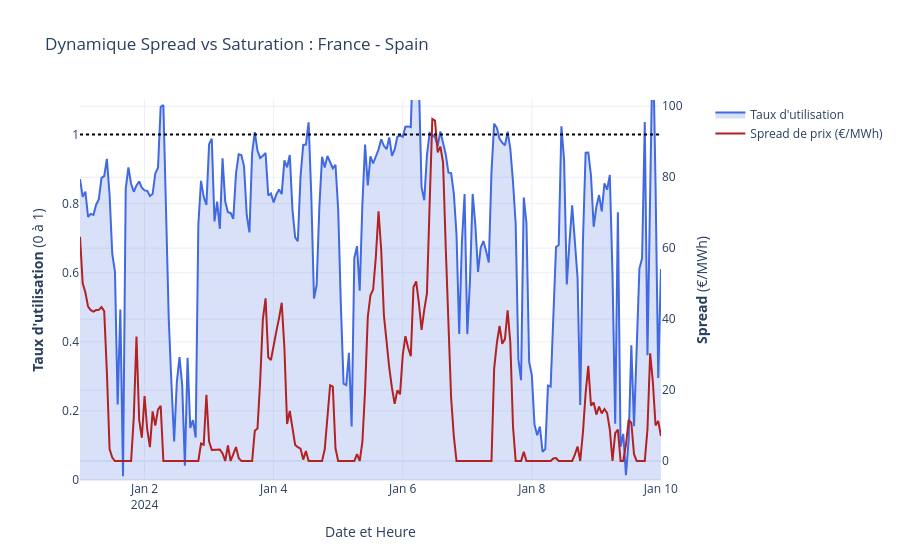

This figure's notebook cell:
### Code cell
import plotly.graph_objects as go
from plotly.subplots import make_subplots

def plot_spread_vs_utilization(df, partner_country, start_date, end_date):
    """
    Trace le spread de prix et le taux d'utilisation pour un pays et une période donnés.
    """
    # 1. Filtrer par partenaire et par dates
    mask = (df["partner"] == partner_country) & \
           (df["datetime"] >= start_date) & \
           (df["datetime"] <= end_date)
    
    df_filtered = df[mask].copy()
    
    # 2. Calcul du spread absolu
    if "spread" not in df_filtered.columns:
        df_filtered["spread"] = (df_filtered["price_export"] - df_filtered["price_import"]).abs()
        
    # --- LA CORRECTION EST ICI ---
    # On écrase les doublons d'import/export en gardant la valeur d'utilisation maximale pour chaque heure
    df_plot = (
        df_filtered.groupby("datetime", as_index=False)[["utilization_rate", "spread"]]
        .max()
        .sort_values("datetime")
    )
    # -----------------------------

    # Création du graphique avec double axe Y
    fig = make_subplots(specs=[[{"secondary_y": True}]])

    # Tracé du taux d'utilisation (avec df_plot)
    fig.add_trace(
        go.Scatter(
            x=df_plot["datetime"], 
            y=df_plot["utilization_rate"], 
            name="Taux d'utilisation",
            line=dict(color="royalblue", width=2),
            fill='tozeroy',
            fillcolor='rgba(65, 105, 225, 0.2)'
        ),
        secondary_y=False,
    )

    # Tracé du Spread (avec df_plot)
    fig.add_trace(
        go.Scatter(
            x=df_plot["datetime"], 
            y=df_plot["spread"], 
            name="Spread de prix (€/MWh)",
            line=dict(color="firebrick", width=2)
        ),
        secondary_y=True,
    )

    # Ligne repère de saturation à 100%
    fig.add_hline(y=1, line_dash="dot", line_color="black", secondary_y=False)

    # Mise en forme
    fig.update_layout(
        title=f"Dynamique Spread vs Saturation : France - {partner_country}",
        xaxis_title="Date et Heure",
        hovermode="x unified", 
        template="plotly_white"
    )

    fig.update_yaxes(title_text="<b>Taux d'utilisation</b> (0 à 1)", range=[0, 1.1], secondary_y=False)
    fig.update_yaxes(title_text="<b>Spread</b> (€/MWh)", secondary_y=True)

    return fig

# --- TEST ---
fig = plot_spread_vs_utilization(
    df_hourly, # Assurez-vous d'utiliser votre dataframe chargé
    partner_country="Spain", 
    start_date="2024-01-01", 
    end_date="2024-01-10"
)

fig.show()

### Figure 1 — Plotly figure (JSON) as saved in the notebook; plotly's stock layout.template omitted (floating-point values rounded to 4 significant figures; data arrays with more than 128 entries replaced by an {"elided": "..."} marker saying what was removed)
{"data": [{"fill": "tozeroy", "fillcolor": "rgba(65, 105, 225, 0.2)", "line": {"color": "royalblue", "width": 2}, "name": "Taux d'utilisation", "type": "scatter", "x": {"elided": "217 str values"}, "xaxis": "x", "y": {"elided": "217 float values"}, "yaxis": "y"}, {"line": {"color": "firebrick", "width": 2}, "name": "Spread de prix (€/MWh)", "type": "scatter", "x": {"elided": "217 str values"}, "xaxis": "x", "y": {"elided": "217 float values"}, "yaxis": "y2"}], "layout": {"hovermode": "x unified", "shapes": [{"line": {"color": "black", "dash": "dot"}, "type": "line", "x0": 0, "x1": 1, "xref": "x domain", "y0": 1, "y1": 1, "yref": "y"}], "title": {"text": "Dynamique Spread vs Saturation : France - Spain"}, "xaxis": {"anchor": "y", "domain": [0, 0.94], "title": {"text": "Date et Heure"}}, "yaxis": {"anchor": "x", "domain": [0, 1], "range": [0, 1.1], "title": {"text": "<b>Taux d'utilisation</b> (0 à 1)"}}, "yaxis2": {"anchor": "x", "overlaying": "y", "side": "right", "title": {"text": "<b>Spread</b> (€/MWh)"}}}}
